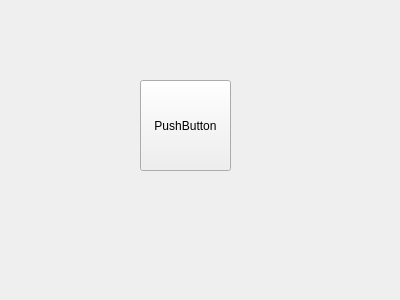
<?xml version="1.0" encoding="UTF-8"?>
<ui version="4.0">
 <class>firstui</class>
 <widget class="QWidget" name="firstui">
  <property name="geometry">
   <rect>
    <x>0</x>
    <y>0</y>
    <width>400</width>
    <height>300</height>
   </rect>
  </property>
  <property name="windowTitle">
   <string>firstui</string>
  </property>
  <widget class="QPushButton" name="pushButton">
   <property name="geometry">
    <rect>
     <x>140</x>
     <y>80</y>
     <width>91</width>
     <height>91</height>
    </rect>
   </property>
   <property name="text">
    <string>PushButton</string>
   </property>
  </widget>
 </widget>
 <resources/>
 <connections/>
</ui>
